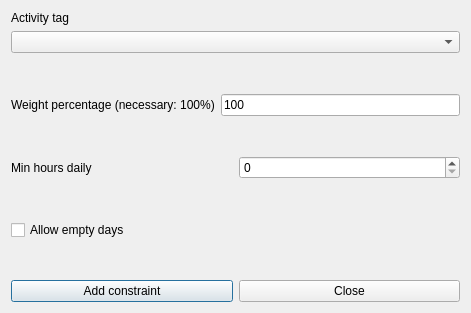
<?xml version="1.0" encoding="UTF-8"?>
<ui version="4.0">
 <class>AddConstraintTeachersActivityTagMinHoursDailyForm_template</class>
 <widget class="QDialog" name="AddConstraintTeachersActivityTagMinHoursDailyForm_template">
  <property name="geometry">
   <rect>
    <x>0</x>
    <y>0</y>
    <width>471</width>
    <height>313</height>
   </rect>
  </property>
  <property name="windowTitle">
   <string extracomment="This is the title of the dialog to add a new constraint of this type">Add teachers activity tag min hours daily</string>
  </property>
  <layout class="QVBoxLayout" name="verticalLayout">
   <item>
    <layout class="QVBoxLayout">
     <item>
      <widget class="QLabel" name="activityTagTextLabel">
       <property name="frameShape">
        <enum>QFrame::NoFrame</enum>
       </property>
       <property name="frameShadow">
        <enum>QFrame::Plain</enum>
       </property>
       <property name="text">
        <string>Activity tag</string>
       </property>
       <property name="wordWrap">
        <bool>false</bool>
       </property>
      </widget>
     </item>
     <item>
      <widget class="QComboBox" name="activityTagsComboBox">
       <property name="editable">
        <bool>false</bool>
       </property>
       <property name="insertPolicy">
        <enum>QComboBox::NoInsert</enum>
       </property>
       <property name="duplicatesEnabled">
        <bool>false</bool>
       </property>
      </widget>
     </item>
    </layout>
   </item>
   <item>
    <spacer name="spacer2">
     <property name="orientation">
      <enum>Qt::Vertical</enum>
     </property>
     <property name="sizeType">
      <enum>QSizePolicy::Expanding</enum>
     </property>
     <property name="sizeHint" stdset="0">
      <size>
       <width>20</width>
       <height>21</height>
      </size>
     </property>
    </spacer>
   </item>
   <item>
    <layout class="QHBoxLayout" name="horizontalLayout_2">
     <item>
      <widget class="QLabel" name="weightTextLabel">
       <property name="frameShape">
        <enum>QFrame::NoFrame</enum>
       </property>
       <property name="frameShadow">
        <enum>QFrame::Plain</enum>
       </property>
       <property name="text">
        <string>Weight percentage (necessary: 100%)</string>
       </property>
       <property name="wordWrap">
        <bool>false</bool>
       </property>
      </widget>
     </item>
     <item>
      <widget class="QLineEdit" name="weightLineEdit">
       <property name="text">
        <string notr="true">100</string>
       </property>
      </widget>
     </item>
    </layout>
   </item>
   <item>
    <spacer name="verticalSpacer">
     <property name="orientation">
      <enum>Qt::Vertical</enum>
     </property>
     <property name="sizeHint" stdset="0">
      <size>
       <width>20</width>
       <height>23</height>
      </size>
     </property>
    </spacer>
   </item>
   <item>
    <layout class="QHBoxLayout" name="horizontalLayout">
     <item>
      <widget class="QLabel" name="minHoursTextLabel">
       <property name="frameShape">
        <enum>QFrame::NoFrame</enum>
       </property>
       <property name="frameShadow">
        <enum>QFrame::Plain</enum>
       </property>
       <property name="text">
        <string>Min hours daily</string>
       </property>
       <property name="wordWrap">
        <bool>false</bool>
       </property>
      </widget>
     </item>
     <item>
      <widget class="QSpinBox" name="minHoursSpinBox"/>
     </item>
    </layout>
   </item>
   <item>
    <spacer name="verticalSpacer_2">
     <property name="orientation">
      <enum>Qt::Vertical</enum>
     </property>
     <property name="sizeHint" stdset="0">
      <size>
       <width>20</width>
       <height>24</height>
      </size>
     </property>
    </spacer>
   </item>
   <item>
    <widget class="QCheckBox" name="allowEmptyDaysCheckBox">
     <property name="text">
      <string>Allow empty days</string>
     </property>
    </widget>
   </item>
   <item>
    <spacer name="verticalSpacer_3">
     <property name="orientation">
      <enum>Qt::Vertical</enum>
     </property>
     <property name="sizeHint" stdset="0">
      <size>
       <width>20</width>
       <height>23</height>
      </size>
     </property>
    </spacer>
   </item>
   <item>
    <layout class="QHBoxLayout">
     <item>
      <widget class="QPushButton" name="addConstraintPushButton">
       <property name="text">
        <string>Add constraint</string>
       </property>
      </widget>
     </item>
     <item>
      <widget class="QPushButton" name="closePushButton">
       <property name="text">
        <string>Close</string>
       </property>
      </widget>
     </item>
    </layout>
   </item>
  </layout>
 </widget>
 <layoutdefault spacing="6" margin="11"/>
 <resources/>
 <connections/>
</ui>
